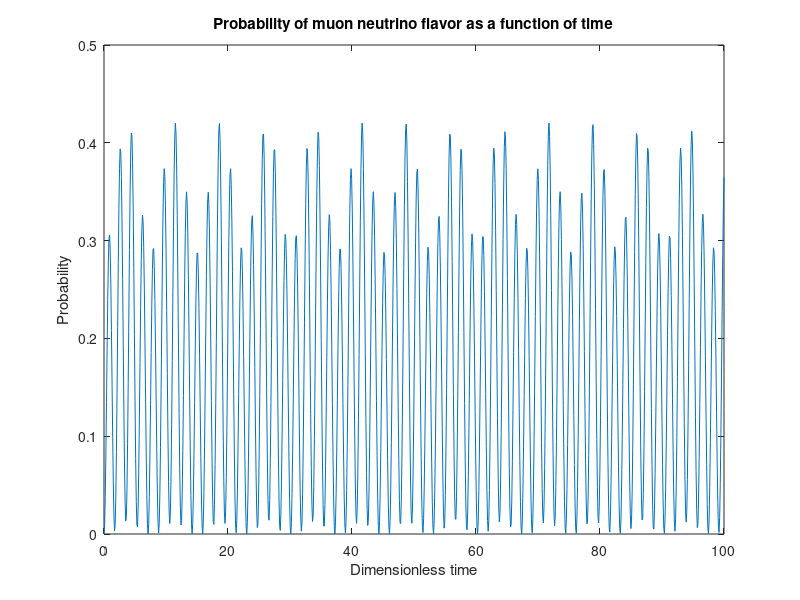

The MATLAB script that drew this image:
N=1000;
g=4 %*10⁻10 eV
ae=1
am=5
at=6
t_=linspace(0,100,N);
H = [ae,g,g;g,am,g;g,g,at]; %Hamilton operator
[vecs, lambdas] =eig(H) %Finding Eigenvecs and Eigenvals

v_0 = [1;0;0];  %At t=0 the neutrino is an electron neutrino

coeff_mat = rref([vecs v_0]); %Calculating constants
e= [exp(-1j*lambdas(1,1)/(am-ae)*t_); exp(-1j*lambdas(2,2)/(am-ae)*t_); exp(-1j*lambdas(3,3)/(am-ae)*t_)]
c1 = coeff_mat(1,4);
c2 = coeff_mat(2,4);
c3 = coeff_mat(3,4);

num = zeros(N,1);
for j = 1:N
    num(j,1) =c1*e(1,j)*vecs(2,1) + c2*e(2,j)*vecs(2,2)+ c3*e(3,j)*vecs(2,3)
end


p=abs(num).^2 %Length of coefficients to muon state
plot(t_,p)
title('Probability of muon neutrino flavor as a function of time')
xlabel('Dimensionless time')
ylabel('Probability')